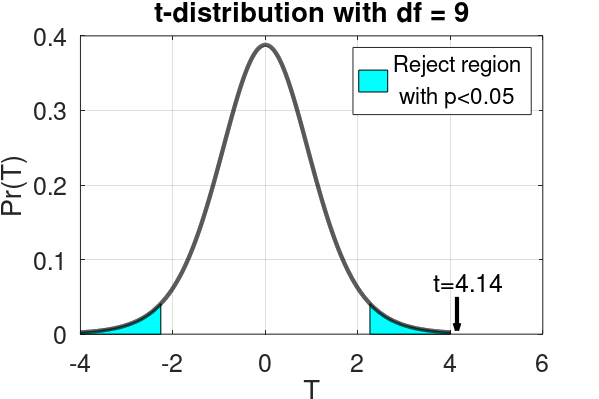

Write MATLAB code to recreate this figure.
clc;clear;close all;
rng(0);             %make the output of randn repeatable
n=10;               %sample size n=10				
x=randn(1,n)+0.8;   %generate the normal distribution	
disp(x);            %display the value of the samples
%[~,p1]=ttest(x);

%% calculate the t-value
x_bar=mean(x);
s=std(x);
t=x_bar/(s/sqrt(n));

%% calculate the p-value
p = 2 * tcdf(-abs(t), n-1);

%% figure
fig=figure();
x=linspace(-4,4,10001);
y = pdf('T',x,9);
hold on;grid on;box on;
idx=find(x<=-2.261,1,'last');
fill([-4,x(idx),x(idx:-1:1),-4],[0,0,y((idx:-1:1)),0],'c');
idx=find(x>=2.261,1);
fill([4,x(idx),x(idx:end),4],[0,0,y((idx:end)),0],'c');
plot(x,y,'k','linewidth',3);
plot([t,t],[0.05,0.005],'k','linewidth',3);
plot([t+0.05,t],[0.015,0.005],'k','linewidth',3);
plot([t-0.05,t],[0.015,0.005],'k','linewidth',3);
text(t-0.5,0.07,['t=',num2str(t,'%0.2f')],'fontsize',18);
title('t-distribution with df = 9');
xlabel('T');
ylabel('Pr(T)');
legend({['Reject region' char(10) ' with p<0.05']})
set(gca,'Ytick',0:0.1:0.4);
set(gca,'fontsize',18);
set(fig,'Position',[500 200 600 400]);
set(fig,'PaperPositionMode','auto');
print('-dpsc2',fig,'fig2_1.eps');